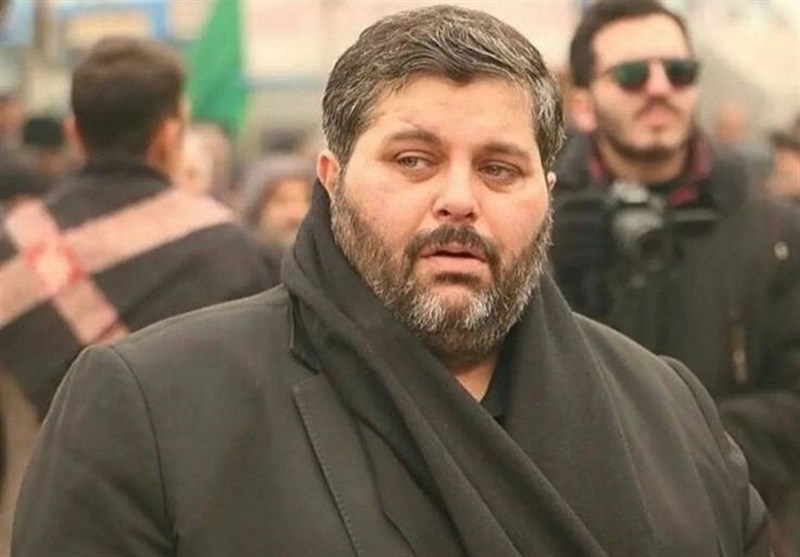
#> input picture Assignment 21/images/hj.jpg, 800 x 557 px
$ python 'Diagonalـline.py'
#> lines starting #> are read from the running program, lines starting #| are printed output that depends on the picture; after the words box and inside, x2 and y2 are one past the last pixel; in counts of white or black regions, pixels touching at a corner belong together
import cv2

img = cv2.imread('images/hj.jpg',0)
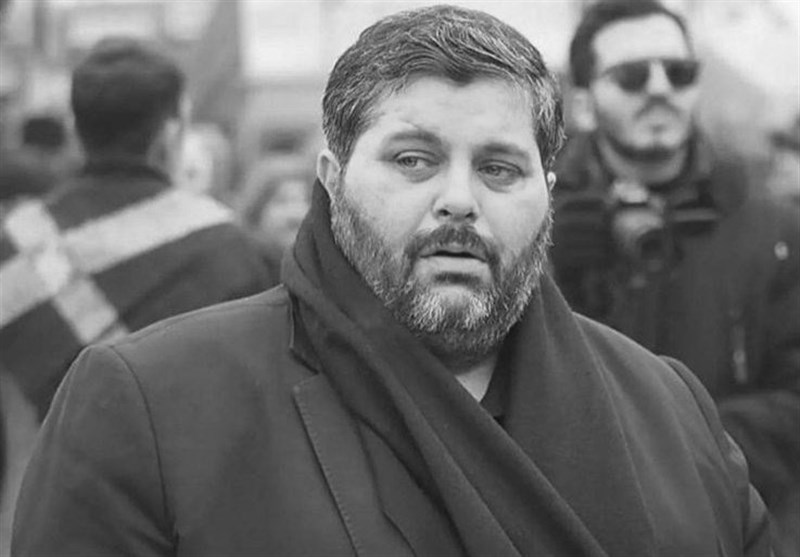
#> img: shape (557, 800); min 13, max 255, mean 109.1


cv2.line(img, pt1=(150,0), pt2=(0,150), color=(0,0,255), thickness=20)
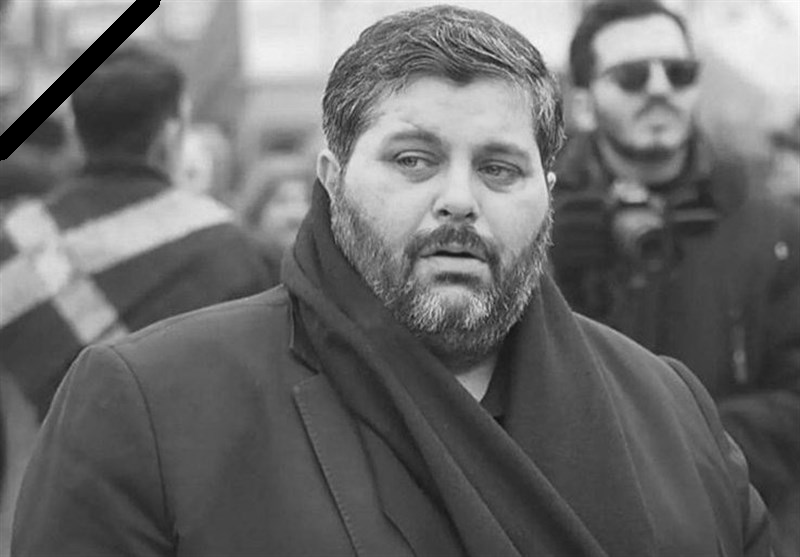
#> img: shape (557, 800); 0.98% of pixels changed, all inside (x1, y1, x2, y2) = (0, 0, 161, 161)


cv2.imwrite('images/result/hajhasanjamali.jpg', img)
cv2.waitKey()
